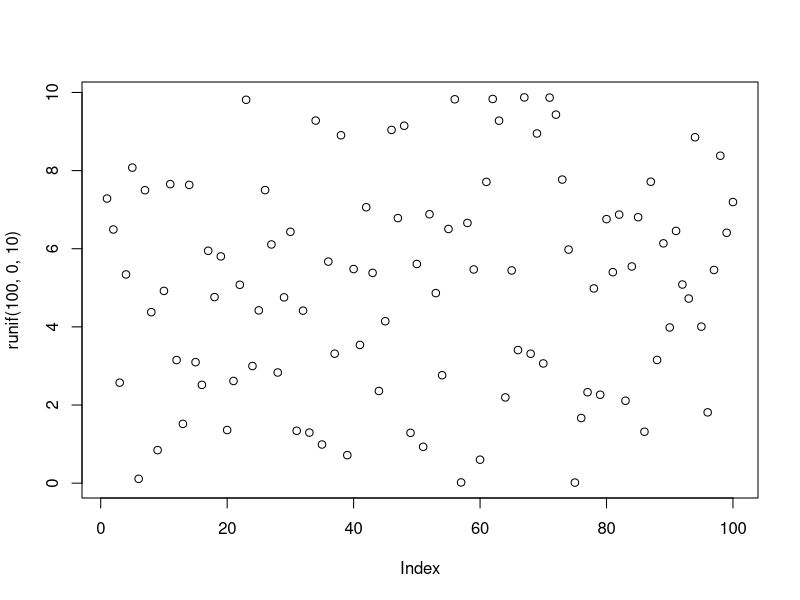
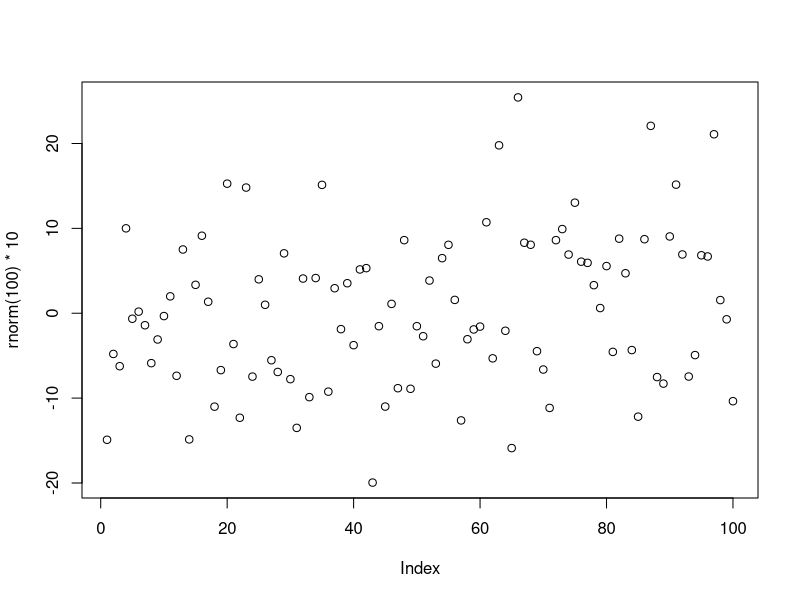

Reproduce these figures in R, in order.
x <- list(a = 1:5, b = rnorm(10))
lapply(x, mean)

plot(runif(100, 0, 10))
plot(rnorm(100) * 10)

# split()
x <- c(rnorm(10), runif(10), rnorm(10, 1))
f <- gl(3, 10) # factor of 1,2,3
data <- split(x,f)
